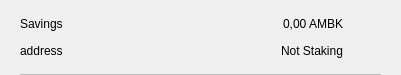
<?xml version="1.0" encoding="UTF-8"?>
<ui version="4.0">
 <class>CSRow</class>
 <widget class="QWidget" name="CSRow">
  <property name="geometry">
   <rect>
    <x>0</x>
    <y>0</y>
    <width>401</width>
    <height>75</height>
   </rect>
  </property>
  <property name="windowTitle">
   <string>Form</string>
  </property>
  <layout class="QVBoxLayout" name="verticalLayout">
   <property name="spacing">
    <number>0</number>
   </property>
   <property name="leftMargin">
    <number>20</number>
   </property>
   <property name="topMargin">
    <number>10</number>
   </property>
   <property name="rightMargin">
    <number>20</number>
   </property>
   <property name="bottomMargin">
    <number>0</number>
   </property>
   <item>
    <widget class="QWidget" name="info" native="true">
     <property name="minimumSize">
      <size>
       <width>0</width>
       <height>0</height>
      </size>
     </property>
     <layout class="QHBoxLayout" name="horizontalLayout_3">
      <property name="leftMargin">
       <number>0</number>
      </property>
      <property name="topMargin">
       <number>0</number>
      </property>
      <property name="rightMargin">
       <number>0</number>
      </property>
      <property name="bottomMargin">
       <number>10</number>
      </property>
      <item>
       <widget class="QWidget" name="container" native="true">
        <property name="minimumSize">
         <size>
          <width>0</width>
          <height>0</height>
         </size>
        </property>
        <layout class="QVBoxLayout" name="verticalLayout_2">
         <property name="spacing">
          <number>0</number>
         </property>
         <property name="leftMargin">
          <number>0</number>
         </property>
         <property name="topMargin">
          <number>0</number>
         </property>
         <property name="rightMargin">
          <number>0</number>
         </property>
         <property name="bottomMargin">
          <number>0</number>
         </property>
         <item>
          <layout class="QHBoxLayout" name="horizontalLayout">
           <item>
            <widget class="QLabel" name="labelName">
             <property name="text">
              <string>Savings</string>
             </property>
            </widget>
           </item>
           <item>
            <spacer name="horizontalSpacer">
             <property name="orientation">
              <enum>Qt::Horizontal</enum>
             </property>
             <property name="sizeHint" stdset="0">
              <size>
               <width>40</width>
               <height>20</height>
              </size>
             </property>
            </spacer>
           </item>
           <item>
            <widget class="QLabel" name="labelAmount">
             <property name="text">
              <string>0,00 AMBK</string>
             </property>
            </widget>
           </item>
          </layout>
         </item>
         <item>
          <layout class="QHBoxLayout" name="horizontalLayout_2">
           <item>
            <widget class="QLabel" name="labelAddress">
             <property name="text">
              <string>address</string>
             </property>
            </widget>
           </item>
           <item>
            <spacer name="horizontalSpacer_2">
             <property name="orientation">
              <enum>Qt::Horizontal</enum>
             </property>
             <property name="sizeHint" stdset="0">
              <size>
               <width>40</width>
               <height>20</height>
              </size>
             </property>
            </spacer>
           </item>
           <item>
            <widget class="QLabel" name="labelStaking">
             <property name="text">
              <string>Not Staking</string>
             </property>
            </widget>
           </item>
          </layout>
         </item>
        </layout>
       </widget>
      </item>
      <item alignment="Qt::AlignHCenter|Qt::AlignVCenter">
       <widget class="QPushButton" name="pushButtonMenu">
        <property name="minimumSize">
         <size>
          <width>24</width>
          <height>24</height>
         </size>
        </property>
        <property name="maximumSize">
         <size>
          <width>32</width>
          <height>32</height>
         </size>
        </property>
        <property name="focusPolicy">
         <enum>Qt::NoFocus</enum>
        </property>
        <property name="styleSheet">
         <string notr="true">border:none; background-color:transparent;</string>
        </property>
        <property name="text">
         <string/>
        </property>
        <property name="icon">
         <iconset>
          <normaloff>://ic-menu-hover</normaloff>://ic-menu-hover</iconset>
        </property>
        <property name="iconSize">
         <size>
          <width>24</width>
          <height>24</height>
         </size>
        </property>
       </widget>
      </item>
     </layout>
    </widget>
   </item>
   <item>
    <widget class="QLabel" name="lblDivisory">
     <property name="minimumSize">
      <size>
       <width>0</width>
       <height>1</height>
      </size>
     </property>
     <property name="maximumSize">
      <size>
       <width>16777215</width>
       <height>1</height>
      </size>
     </property>
     <property name="styleSheet">
      <string notr="true">background-color:#bababa;</string>
     </property>
     <property name="text">
      <string/>
     </property>
     <property name="alignment">
      <set>Qt::AlignBottom|Qt::AlignLeading|Qt::AlignLeft</set>
     </property>
    </widget>
   </item>
  </layout>
 </widget>
 <resources/>
 <connections/>
</ui>
